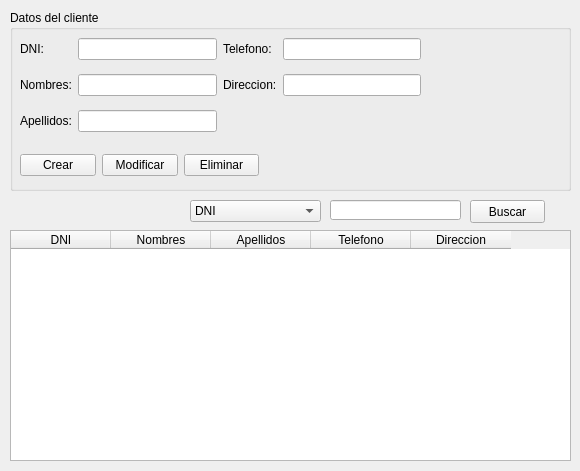
<?xml version="1.0" encoding="UTF-8"?>
<ui version="4.0">
 <class>Form</class>
 <widget class="QWidget" name="Form">
  <property name="geometry">
   <rect>
    <x>0</x>
    <y>0</y>
    <width>580</width>
    <height>471</height>
   </rect>
  </property>
  <property name="windowTitle">
   <string>Clientes</string>
  </property>
  <widget class="QTableWidget" name="tableWidget">
   <property name="geometry">
    <rect>
     <x>10</x>
     <y>230</y>
     <width>561</width>
     <height>231</height>
    </rect>
   </property>
   <column>
    <property name="text">
     <string>DNI</string>
    </property>
   </column>
   <column>
    <property name="text">
     <string>Nombres</string>
    </property>
   </column>
   <column>
    <property name="text">
     <string>Apellidos</string>
    </property>
   </column>
   <column>
    <property name="text">
     <string>Telefono</string>
    </property>
   </column>
   <column>
    <property name="text">
     <string>Direccion</string>
    </property>
   </column>
  </widget>
  <widget class="QPushButton" name="pushButton_4">
   <property name="geometry">
    <rect>
     <x>470</x>
     <y>200</y>
     <width>75</width>
     <height>23</height>
    </rect>
   </property>
   <property name="text">
    <string>Buscar</string>
   </property>
  </widget>
  <widget class="QLineEdit" name="lineEdit_6">
   <property name="geometry">
    <rect>
     <x>330</x>
     <y>200</y>
     <width>131</width>
     <height>20</height>
    </rect>
   </property>
  </widget>
  <widget class="QComboBox" name="comboBox">
   <property name="geometry">
    <rect>
     <x>190</x>
     <y>200</y>
     <width>131</width>
     <height>22</height>
    </rect>
   </property>
   <item>
    <property name="text">
     <string>DNI</string>
    </property>
   </item>
   <item>
    <property name="text">
     <string>Nombre</string>
    </property>
   </item>
   <item>
    <property name="text">
     <string>Apellidos</string>
    </property>
   </item>
   <item>
    <property name="text">
     <string>Telefono</string>
    </property>
   </item>
  </widget>
  <widget class="QGroupBox" name="groupBox">
   <property name="geometry">
    <rect>
     <x>10</x>
     <y>10</y>
     <width>561</width>
     <height>181</height>
    </rect>
   </property>
   <property name="title">
    <string>Datos del cliente</string>
   </property>
   <widget class="QWidget" name="gridLayoutWidget">
    <property name="geometry">
     <rect>
      <x>10</x>
      <y>20</y>
      <width>401</width>
      <height>111</height>
     </rect>
    </property>
    <layout class="QGridLayout" name="gridLayout">
     <item row="1" column="0">
      <widget class="QLabel" name="label">
       <property name="text">
        <string>DNI:</string>
       </property>
      </widget>
     </item>
     <item row="1" column="1">
      <widget class="QLineEdit" name="lineEdit"/>
     </item>
     <item row="2" column="1">
      <widget class="QLineEdit" name="lineEdit_2"/>
     </item>
     <item row="2" column="0">
      <widget class="QLabel" name="label_2">
       <property name="text">
        <string>Nombres:</string>
       </property>
      </widget>
     </item>
     <item row="5" column="0">
      <widget class="QLabel" name="label_3">
       <property name="text">
        <string>Apellidos:</string>
       </property>
      </widget>
     </item>
     <item row="5" column="1">
      <widget class="QLineEdit" name="lineEdit_3"/>
     </item>
     <item row="1" column="2">
      <widget class="QLabel" name="label_4">
       <property name="text">
        <string>Telefono:</string>
       </property>
      </widget>
     </item>
     <item row="2" column="2">
      <widget class="QLabel" name="label_5">
       <property name="text">
        <string>Direccion:</string>
       </property>
      </widget>
     </item>
     <item row="1" column="3">
      <widget class="QLineEdit" name="lineEdit_4"/>
     </item>
     <item row="2" column="3">
      <widget class="QLineEdit" name="lineEdit_5"/>
     </item>
    </layout>
   </widget>
   <widget class="QWidget" name="horizontalLayoutWidget">
    <property name="geometry">
     <rect>
      <x>10</x>
      <y>140</y>
      <width>239</width>
      <height>31</height>
     </rect>
    </property>
    <layout class="QHBoxLayout" name="horizontalLayout">
     <item>
      <widget class="QPushButton" name="pushButton">
       <property name="text">
        <string>Crear</string>
       </property>
      </widget>
     </item>
     <item>
      <widget class="QPushButton" name="pushButton_2">
       <property name="text">
        <string>Modificar</string>
       </property>
      </widget>
     </item>
     <item>
      <widget class="QPushButton" name="pushButton_3">
       <property name="text">
        <string>Eliminar</string>
       </property>
      </widget>
     </item>
    </layout>
   </widget>
  </widget>
 </widget>
 <resources/>
 <connections/>
</ui>
